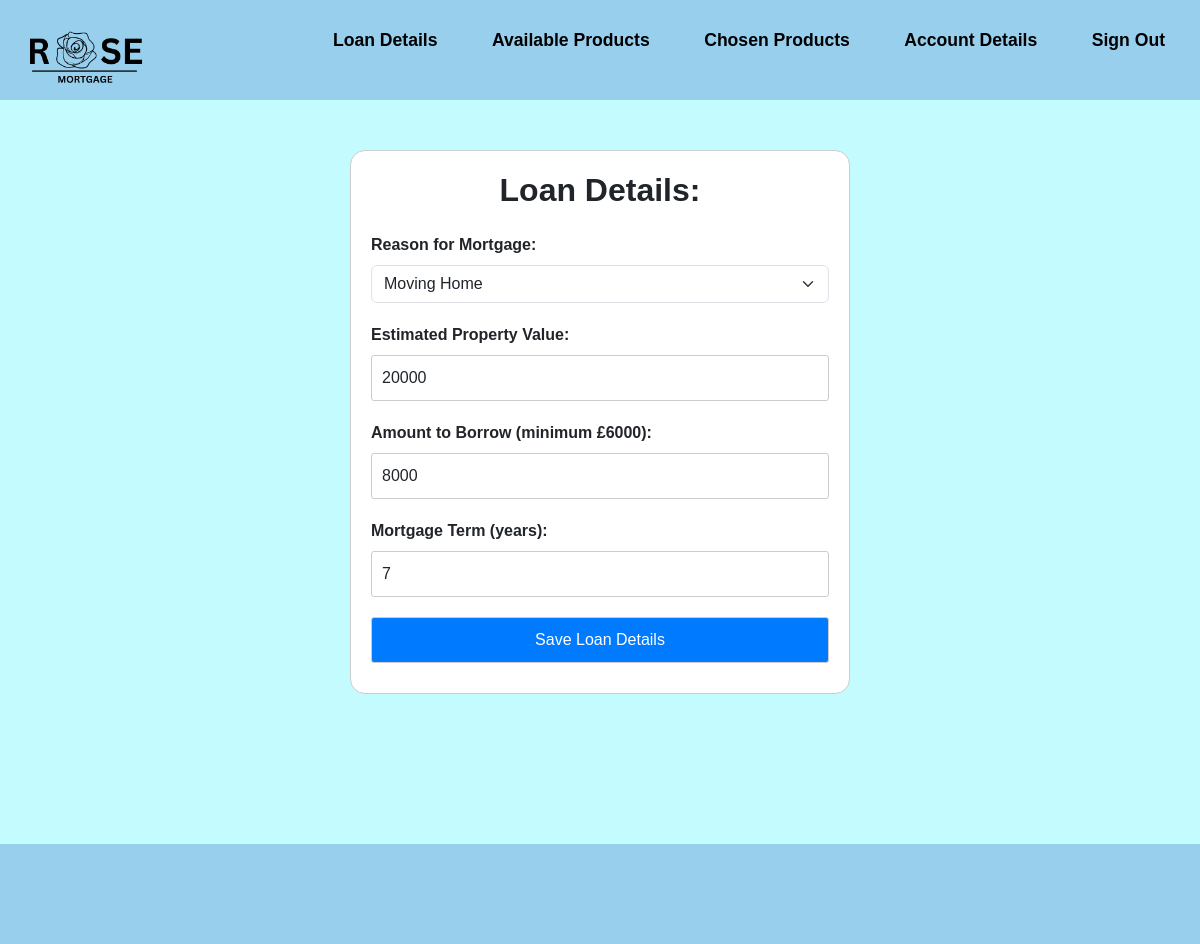
Page /Loan-details.php (signed in) on the earlier database version.
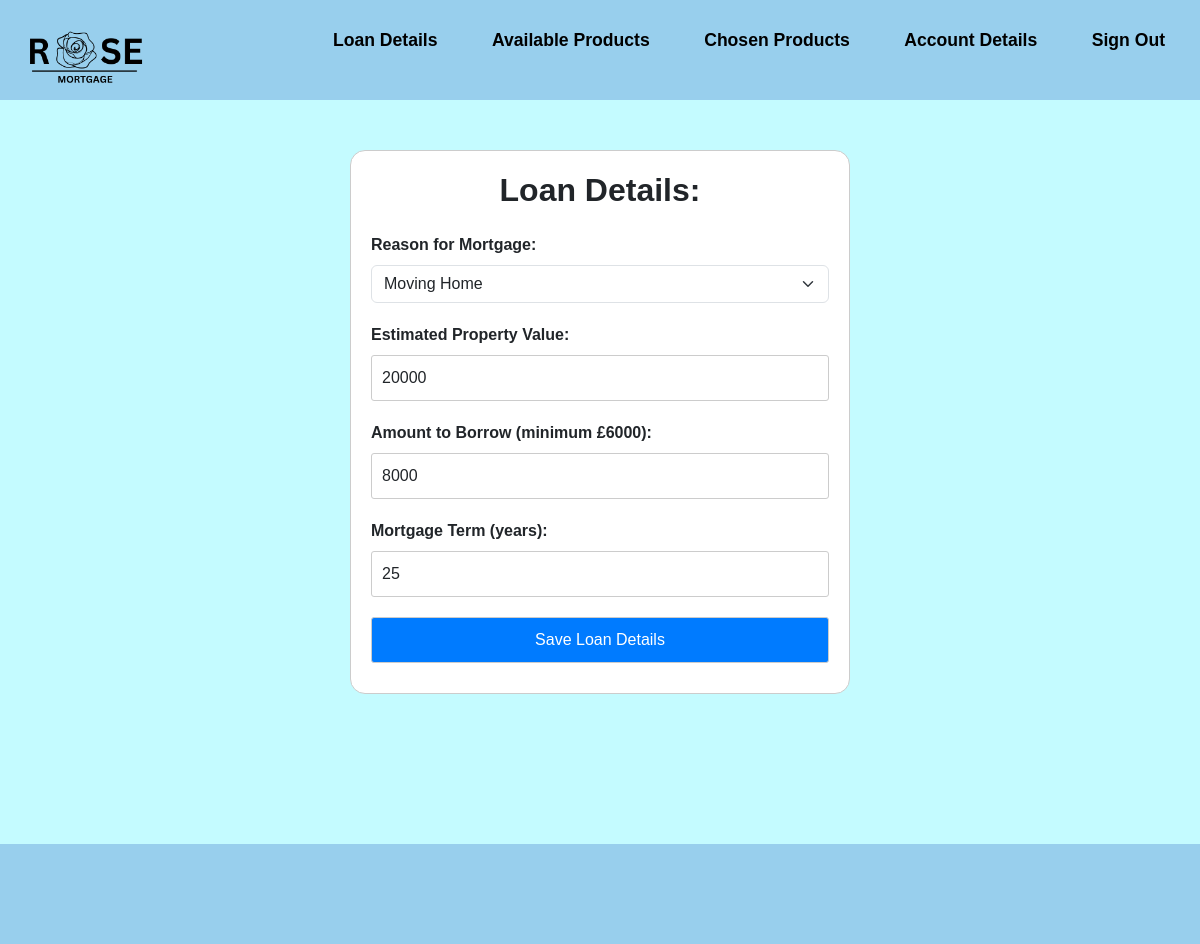
Same page on the later database version.
### tables this page shows
CREATE TABLE "financialdetails" (
	"financial_ID"	INTEGER,
	"RegisteredUser_ID"	INTEGER NOT NULL,
	"annual_income"	INTEGER NOT NULL,
	"additional_income_amount"	INTEGER NOT NULL,
	"total_balance"	INTEGER NOT NULL,
	"other_commitments"	TEXT NOT NULL,
	"monthly_spending_amounts"	INTEGER NOT NULL,
	"credit_score"	TEXT NOT NULL,
	"mortgage_reason"	TEXT NOT NULL,
	"estimated_property_value"	INTEGER NOT NULL,
	"borrow_amount"	INTEGER NOT NULL,
	"mortgage_term"	INTEGER NOT NULL,
	PRIMARY KEY("financial_ID" AUTOINCREMENT),
	FOREIGN KEY("RegisteredUser_ID") REFERENCES "RegisteredUser"("RegisteredUser_ID")
);

### Loan-details.php (the view, shortened to what this page needs)
<?php
include 'connection.php';
$RegisteredUser_ID = $_SESSION['RegisteredUser_ID'];
$retrieve_loan_query = "SELECT * FROM financialdetails WHERE RegisteredUser_ID = :RegisteredUser_ID";
$stmt_retrieve = $db->prepare($retrieve_loan_query);
$stmt_retrieve->bindParam(':RegisteredUser_ID', $RegisteredUser_ID, PDO::PARAM_INT);
$stmt_retrieve->execute();
$loanDetails = $stmt_retrieve->fetch(PDO::FETCH_ASSOC);
?>
<!DOCTYPE html>
<html lang="en">
<head>
    <link href="https://cdn.jsdelivr.net/npm/bootstrap@5.3.0-alpha1/dist/css/bootstrap.min.css" rel="stylesheet">
    <link rel="stylesheet" href="style.css">
</head>
<body>
<header class="flex-container">
    <a href="MemberViewProducts.php"> <img src="Assets/logo.png" alt="Rose Mortgage"> </a>
    <div>
        <ul class="nav-links">
            <li><a href="Loan-details.php">Loan Details</a></li>
            <li><a href="MemberViewProducts.php">Available Products</a></li>
            <li><a href="MemberChosenProducts.php">Chosen Products</a></li>
            <li><a href="MemberAccountDetails.php">Account Details</a></li>
            <li><a href="home.php">Sign Out</a></li>
        </ul>
    </div>
</header>
<main>
    <div class="reg">
        <h2 class="mb-4"><b>Loan Details:</b></h2>
        <form action="<?php echo $_SERVER['PHP_SELF']; ?>" method="post">
            <div class="form-group">
                <label for="mortgage_reason" class="form-label">Reason for Mortgage:</label>
                <select class="form-select" id="mortgage_reason" name="mortgage_reason" required>
                    <option value="moving_home" <?php if ($loanDetails['mortgage_reason'] == 'moving_home') echo 'selected'; ?>>Moving Home</option>
                </select>
            </div>
            <div class="form-group">
                <label for="estimated_property_value" class="form-label">Estimated Property Value:</label>
                <input type="number" class="form-control" id="estimated_property_value" name="estimated_property_value" value="<?php echo $loanDetails['estimated_property_value']; ?>" required>
            </div>
            <div class="form-group">
                <label for="borrow_amount" class="form-label">Amount to Borrow (minimum £6000):</label>
                <input type="number" class="form-control" id="borrow_amount" name="borrow_amount" value="<?php echo $loanDetails['borrow_amount']; ?>" min="6000" required>
            </div>
            <div class="form-group">
                <label for="mortgage_term" class="form-label">Mortgage Term (years):</label>
                <input type="number" class="form-control" id="mortgage_term" name="mortgage_term" value="<?php echo $loanDetails['mortgage_term']; ?>" required>
            </div>
            <button type="submit" name="loan-submit">Save Loan Details</button>
        </form>
    </div>
</main>
<footer>
</footer>
</body>
</html>

Differences in the rows shown:
changed financialdetails "Moving Home": mortgage_term "7" → "25"
